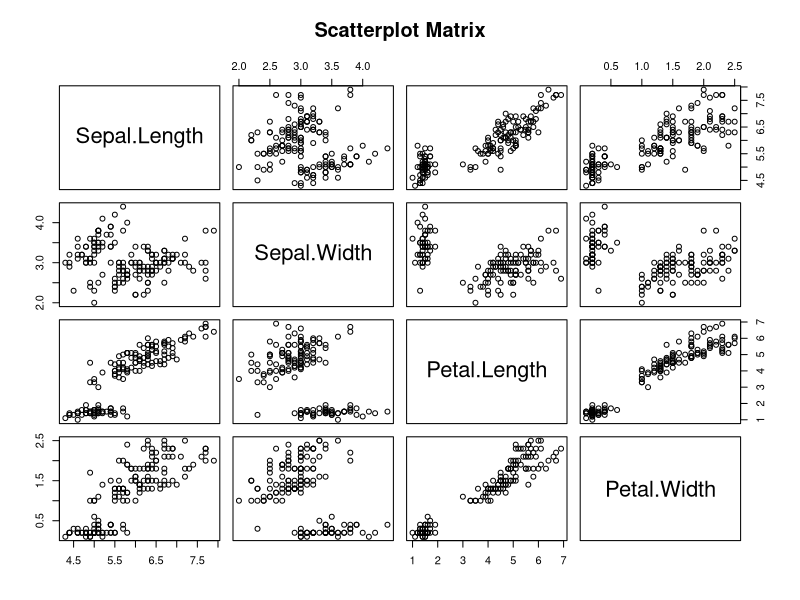
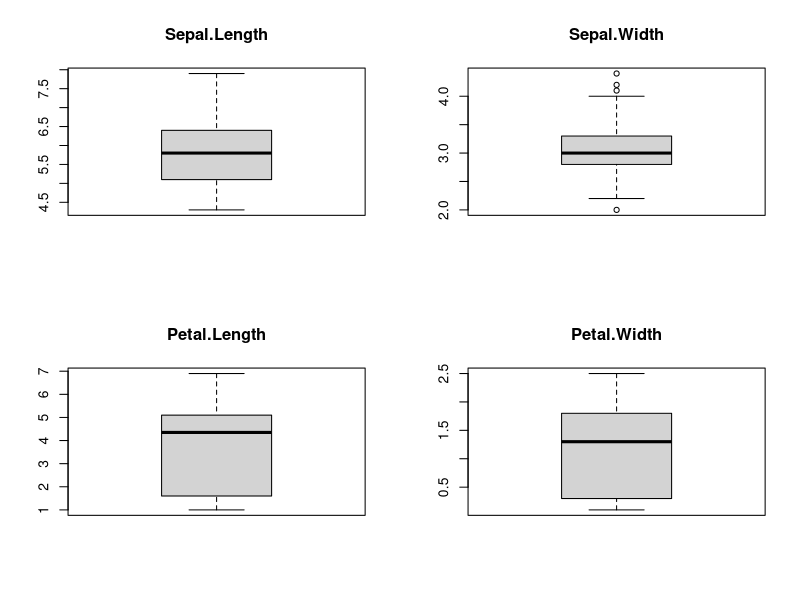
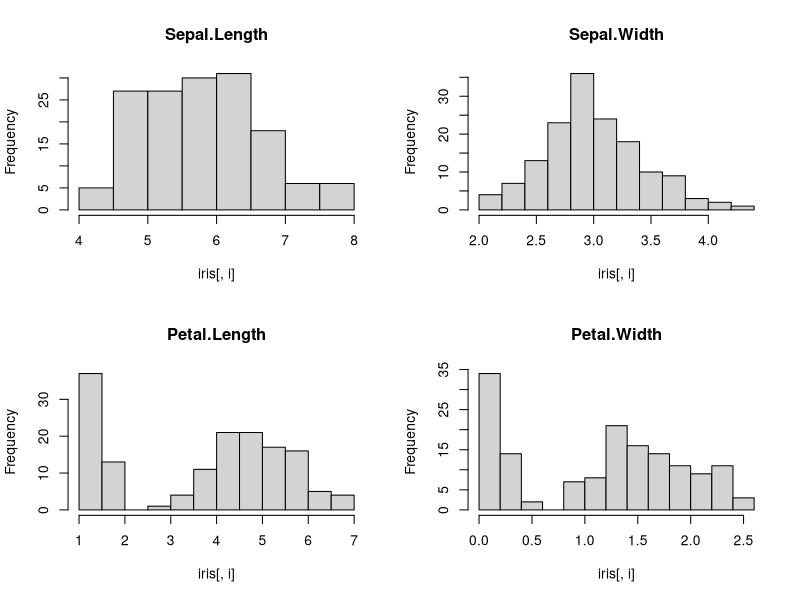
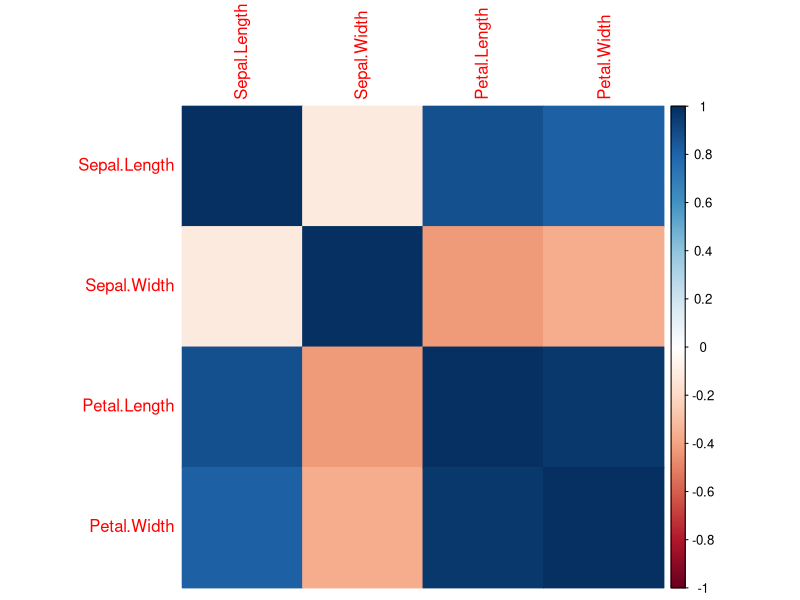
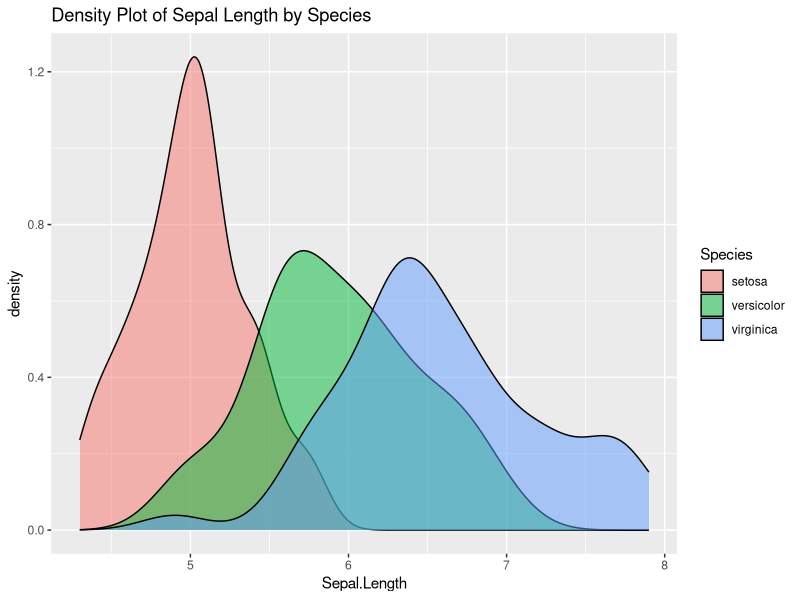
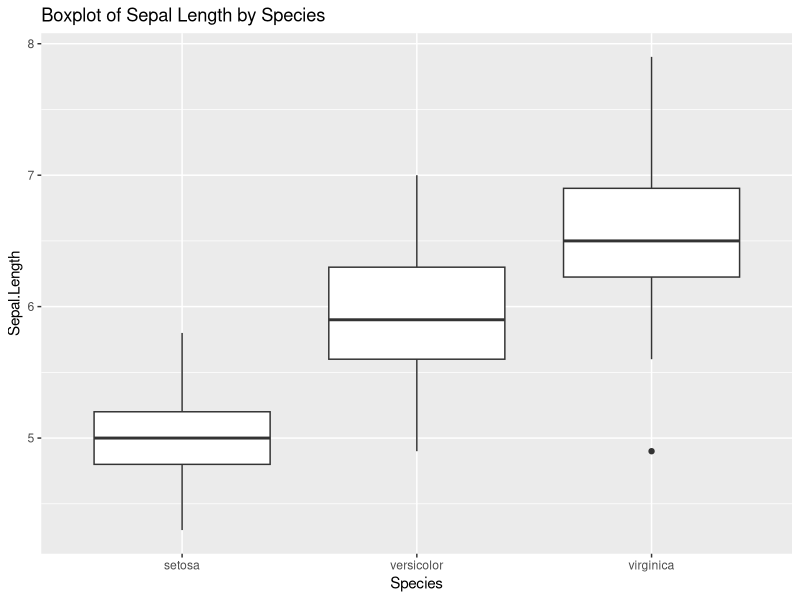

Write the R code that produced these figures, in order.
# Load the iris dataset
data(iris)

# Display the structure of the dataset
str(iris)

# Summary statistics
summary(iris)

# Pairwise scatterplot matrix
pairs(iris[, 1:4], main = "Scatterplot Matrix")

# Boxplot for each variable
par(mfrow = c(2, 2))
for (i in 1:4) {
  boxplot(iris[, i], main = names(iris)[i])
}
par(mfrow = c(1, 1))

# Histogram for each variable
par(mfrow = c(2, 2))
for (i in 1:4) {
  hist(iris[, i], main = names(iris)[i])
}
par(mfrow = c(1, 1))

# Correlation matrix
cor(iris[, 1:4])

# Heatmap of the correlation matrix
library(corrplot)
corrplot(cor(iris[, 1:4]), method = "color")

# Density plot for each variable by species
library(ggplot2)
ggplot(iris, aes(x = Sepal.Length, fill = Species)) +
  geom_density(alpha = 0.5) +
  ggtitle("Density Plot of Sepal Length by Species")

# Boxplot for each variable by species
ggplot(iris, aes(x = Species, y = Sepal.Length)) +
  geom_boxplot() +
  ggtitle("Boxplot of Sepal Length by Species")